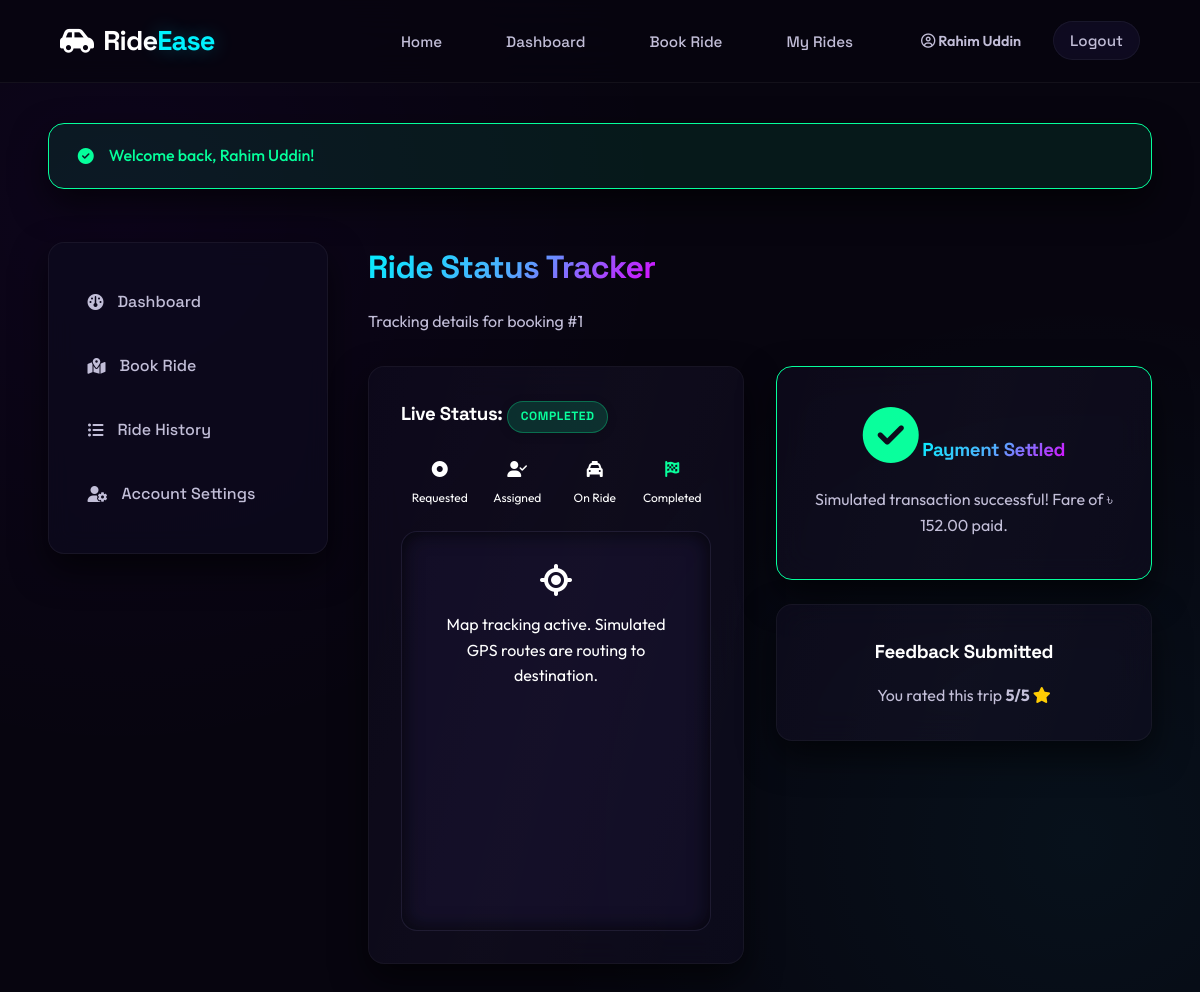
The app's page /passenger/track_ride.php?ride_id=1 (signed in) with its own data.
### tables this page shows
CREATE TABLE IF NOT EXISTS rides (
    id INT AUTO_INCREMENT PRIMARY KEY,
    passenger_id INT NOT NULL,
    driver_id INT DEFAULT NULL,
    pickup_location VARCHAR(255) NOT NULL,
    destination VARCHAR(255) NOT NULL,
    distance_km DECIMAL(8,2) NOT NULL DEFAULT 0,
    base_fare DECIMAL(8,2) NOT NULL DEFAULT 50.00,
    peak_multiplier DECIMAL(3,2) NOT NULL DEFAULT 1.00,
    discount_amount DECIMAL(8,2) NOT NULL DEFAULT 0.00,
    final_fare DECIMAL(8,2) NOT NULL DEFAULT 0.00,
    status ENUM('pending','assigned','on_ride','completed','cancelled') NOT NULL DEFAULT 'pending',
    payment_method ENUM('cash','bkash','card') DEFAULT NULL,
    coupon_id INT DEFAULT NULL,
    created_at DATETIME NOT NULL DEFAULT CURRENT_TIMESTAMP,
    assigned_at DATETIME DEFAULT NULL,
    started_at DATETIME DEFAULT NULL,
    completed_at DATETIME DEFAULT NULL,
    FOREIGN KEY (passenger_id) REFERENCES users(id) ON DELETE CASCADE,
    FOREIGN KEY (driver_id) REFERENCES drivers(id) ON DELETE SET NULL,
    FOREIGN KEY (coupon_id) REFERENCES coupons(id) ON DELETE SET NULL
);

CREATE TABLE IF NOT EXISTS ratings (
    id INT AUTO_INCREMENT PRIMARY KEY,
    ride_id INT NOT NULL UNIQUE,
    driver_id INT NOT NULL,
    passenger_id INT NOT NULL,
    rating TINYINT NOT NULL CHECK (rating BETWEEN 1 AND 5),
    feedback TEXT DEFAULT NULL,
    created_at DATETIME NOT NULL DEFAULT CURRENT_TIMESTAMP,
    FOREIGN KEY (ride_id) REFERENCES rides(id) ON DELETE CASCADE,
    FOREIGN KEY (driver_id) REFERENCES drivers(id) ON DELETE CASCADE,
    FOREIGN KEY (passenger_id) REFERENCES users(id) ON DELETE CASCADE
);

### config/session.php (called while the page is built, shortened)
<?php
function formatBDT(float $amount): string {
    return '৳ ' . number_format($amount, 2);
}

### passenger/track_ride.php (the view, shortened to what this page needs)
<?php
require_once __DIR__ . '/../config/session.php';
$db = getDB();
$userId = currentUserId();
$rideId = isset($_GET['ride_id']) ? intval($_GET['ride_id']) : 0;
try {
    $stmt = $db->prepare("
        SELECT r.*, u.name as driver_name, u.phone as driver_phone, v.make, v.model, v.plate_no, ra.rating as exist_rating
        FROM rides r
        LEFT JOIN drivers d ON r.driver_id = d.id
        LEFT JOIN users u ON d.user_id = u.id
        LEFT JOIN vehicles v ON v.driver_id = d.id
        LEFT JOIN ratings ra ON ra.ride_id = r.id
        WHERE r.id = ? AND r.passenger_id = ?
    ");
    $stmt->execute([$rideId, $userId]);
    $ride = $stmt->fetch();
} catch (PDOException $e) {
    setFlash('danger', "Database error loading ride tracker.");
    redirect('/passenger/dashboard.php');
}
require_once __DIR__ . '/../includes/header.php';
?>
<div class="dashboard-layout">
    <aside class="sidebar">
        <ul class="sidebar-menu">
            <li><a href="dashboard.php"><i class="fa-solid fa-gauge"></i> Dashboard</a></li>
            <li><a href="book_ride.php"><i class="fa-solid fa-map-location-dot"></i> Book Ride</a></li>
            <li><a href="ride_history.php"><i class="fa-solid fa-list-ul"></i> Ride History</a></li>
            <li><a href="profile.php"><i class="fa-solid fa-user-gear"></i> Account Settings</a></li>
        </ul>
    </aside>
    <div class="dashboard-content">
        <div style="display:flex; justify-content:space-between; align-items:center; margin-bottom: 2rem;">
            <div>
                <h1 class="gradient-text">Ride Status Tracker</h1>
                <p class="text-secondary">Tracking details for booking #<?php echo $rideId; ?></p>
            </div>
        </div>
        <div class="grid-2">
            <div>
                <div class="card" style="margin-bottom:1.5rem;">
                    <h3>Live Status: <span class="badge badge-<?php echo $ride['status']; ?>"><?php echo ucfirst($ride['status']); ?></span></h3>
                    <div style="margin: 1.5rem 0;">
                        <div style="display:flex; justify-content:space-between; position:relative;">
                            <div style="text-align:center; flex:1;">
                                <i class="fa-solid fa-circle-dot" style="color:var(--accent-cyan);"></i>
                                <div style="font-size:0.75rem; margin-top:5px; color:#fff;">Requested</div>
                            </div>
                            <div style="text-align:center; flex:1;">
                                <i class="fa-solid fa-user-check" style="color: <?php echo in_array($ride['status'], ['assigned', 'on_ride', 'completed']) ? 'var(--accent-cyan)' : 'var(--text-muted)'; ?>"></i>
                                <div style="font-size:0.75rem; margin-top:5px; color:#fff;">Assigned</div>
                            </div>
                            <div style="text-align:center; flex:1;">
                                <i class="fa-solid fa-taxi" style="color: <?php echo in_array($ride['status'], ['on_ride', 'completed']) ? 'var(--accent-cyan)' : 'var(--text-muted)'; ?>"></i>
                                <div style="font-size:0.75rem; margin-top:5px; color:#fff;">On Ride</div>
                            </div>
                            <div style="text-align:center; flex:1;">
                                <i class="fa-solid fa-flag-checkered" style="color: <?php echo $ride['status'] === 'completed' ? 'var(--success)' : 'var(--text-muted)'; ?>"></i>
                                <div style="font-size:0.75rem; margin-top:5px; color:#fff;">Completed</div>
                            </div>
                        </div>
                    </div>
                    <div id="map-tracker" class="map-container">
                        <div class="text-center" style="padding:2rem;">
                            <i class="fa-solid fa-location-crosshairs fa-spin" style="font-size:2rem; color:var(--accent-cyan); margin-bottom:1rem;"></i>
                            <p>Map tracking active. Simulated GPS routes are routing to destination.</p>
                        </div>
                    </div>
                </div>
            </div>
            <div>
                <?php if ($ride['status'] === 'pending'): ?>
                    <div class="card text-center" style="padding: 3rem 1.5rem;">
                        <i class="fa-solid fa-circle-notch fa-spin" style="font-size:3.5rem; color:var(--accent-cyan); margin-bottom:1.5rem;"></i>
                        <h3 class="gradient-text">Matching with nearest Driver...</h3>
                        <p class="text-secondary" style="margin-bottom: 2rem;">Searching approved available drivers in your locality. This will refresh automatically.</p>
                        <form action="track_ride.php?ride_id=<?php echo $rideId; ?>" method="POST" style="border-top:1px solid var(--border-color); padding-top:1.5rem;">
                            <input type="hidden" name="csrf_token" value="<?php echo csrfToken(); ?>">
                            <div class="form-group">
                                <label for="cancel_reason">Reason for cancellation</label>
                                <input type="text" name="cancel_reason" id="cancel_reason" class="form-control" placeholder="E.g., Changed my mind" required>
                            </div>
                            <button type="submit" name="action_cancel" class="btn btn-danger" style="width:100%;">Cancel Request</button>
                        </form>
                    </div>
                    <script>
                        // Auto-refresh search page every 4 seconds
                        setTimeout(() => { location.reload(); }, 4000);
                    </script>
                <?php elseif ($ride['status'] === 'completed'): ?>
                    <?php
                        $payCheck = $db->prepare("SELECT status FROM payments WHERE ride_id = ?");
                        $payCheck->execute([$rideId]);
                        $payStatus = $payCheck->fetchColumn();
                    ?>
                    <?php if ($payStatus !== 'completed'): ?>
                        <div class="card text-center" style="padding: 2.5rem 1.5rem; margin-bottom:1.5rem; border-color:var(--warning);">
                            <i class="fa-solid fa-wallet" style="font-size:3.5rem; color:var(--warning); margin-bottom:1.5rem;"></i>
                            <h3 class="gradient-text">Payment Pending</h3>
                            <p class="text-secondary" style="margin-bottom: 2rem;">Your ride is complete! Please settle the simulated fare of <?php echo formatBDT($ride['final_fare']); ?>.</p>
                            <a href="payment.php?ride_id=<?php echo $rideId; ?>" class="btn btn-success" style="width:100%;"><i class="fa-solid fa-credit-card"></i> Settle Payment</a>
                        </div>
                    <?php else: ?>
                        <div class="card text-center" style="padding: 2.5rem 1.5rem; margin-bottom:1.5rem; border-color:var(--success);">
                            <i class="fa-solid fa-circle-check" style="font-size:3.5rem; color:var(--success); margin-bottom:1.5rem;"></i>
                            <h3 class="gradient-text">Payment Settled</h3>
                            <p class="text-secondary">Simulated transaction successful! Fare of <?php echo formatBDT($ride['final_fare']); ?> paid.</p>
                        </div>
                    <?php endif; ?>
                    <?php if (!$ride['exist_rating']): ?>
                        <div class="card">
                            <h3>Rate Driver & Vehicle</h3>
                            <form action="track_ride.php?ride_id=<?php echo $rideId; ?>" method="POST" style="margin-top:1rem;">
                                <input type="hidden" name="csrf_token" value="<?php echo csrfToken(); ?>">
                                <div class="form-group">
                                    <label>Select Rating Stars</label>
                                    <div style="display:flex; gap:15px; font-size:1.5rem; justify-content:center; margin: 1rem 0;">
                                        <label style="cursor:pointer;"><input type="radio" name="rating" value="1" required style="margin-right:5px;"><i class="fa-solid fa-star" style="color:var(--warning);"></i> 1</label>
                                        <label style="cursor:pointer;"><input type="radio" name="rating" value="2" style="margin-right:5px;"><i class="fa-solid fa-star" style="color:var(--warning);"></i> 2</label>
                                        <label style="cursor:pointer;"><input type="radio" name="rating" value="3" style="margin-right:5px;"><i class="fa-solid fa-star" style="color:var(--warning);"></i> 3</label>
                                        <label style="cursor:pointer;"><input type="radio" name="rating" value="4" style="margin-right:5px;"><i class="fa-solid fa-star" style="color:var(--warning);"></i> 4</label>
                                        <label style="cursor:pointer;"><input type="radio" name="rating" value="5" style="margin-right:5px;"><i class="fa-solid fa-star" style="color:var(--warning);"></i> 5</label>
                                    </div>
                                </div>
                                <div class="form-group">
                                    <label for="feedback">Written Feedback (Optional)</label>
                                    <textarea name="feedback" id="feedback" rows="3" class="form-control" placeholder="E.g., Friendly behavior, clean car..."></textarea>
                                </div>
                                <button type="submit" name="submit_review" class="btn btn-primary" style="width:100%;">Submit Review</button>
                            </form>
                        </div>
                    <?php else: ?>
                        <div class="card text-center">
                            <h3>Feedback Submitted</h3>
                            <p class="text-secondary" style="margin-top:0.5rem;">You rated this trip <strong><?php echo $ride['exist_rating']; ?>/5 <i class="fa-solid fa-star" style="color:var(--warning);"></i></strong></p>
                        </div>
                    <?php endif; ?>
                <?php endif; ?>
            </div>
        </div>
    </div>
</div>

### assets/css/style.css (style rules this page uses)
:root { --bg-primary: #07050f; --bg-secondary: #0e0a1f; --bg-tertiary: #150f2e; --accent-cyan-start: #00f2fe; --accent-cyan-end: #4facfe; --accent-purple-start: #7f00ff; --accent-purple-end: #e100ff; --text-primary: #ffffff; --text-secondary: #c2bed8; --text-muted: #635d82; --success: #05ff9b; --warning: #ffcc00; --danger: #ff2a5f; --border-glass: rgba(255, 255, 255, 0.05); --border-highlight: rgba(0, 242, 254, 0.25); --font-heading: 'Space Grotesk', sans-serif; --font-body: 'Outfit', sans-serif; --shadow-cyan: 0 0 20px rgba(0, 242, 254, 0.3); --shadow-purple: 0 0 20px rgba(225, 0, 255, 0.25); --shadow-danger: 0 0 25px rgba(255, 42, 95, 0.4); --shadow-card: 0 15px 35px rgba(0, 0, 0, 0.6); --transition-premium: all 0.4s cubic-bezier(0.16, 1, 0.3, 1); --radius-premium: 16px; }
* { margin: 0; padding: 0; box-sizing: border-box; scroll-behavior: smooth; }
body { background-color: var(--bg-primary); color: var(--text-primary); font-family: var(--font-body); line-height: 1.6; overflow-x: hidden; }
h1, h2, h3, h4, h5, h6 { font-family: var(--font-heading); font-weight: 700; letter-spacing: -0.02em; margin-bottom: 1rem; }
.gradient-text { background: linear-gradient(135deg, var(--accent-cyan-start), var(--accent-cyan-end) 50%, var(--accent-purple-end)); -webkit-background-clip: text; -webkit-text-fill-color: transparent; background-clip: text; display: inline-block; }
.text-secondary { color: var(--text-secondary); }
.text-center { text-align: center; }
.card { background: rgba(14, 10, 31, 0.6); backdrop-filter: blur(16px); -webkit-backdrop-filter: blur(16px); border: 1px solid var(--border-glass); border-radius: var(--radius-premium); padding: 2rem; box-shadow: var(--shadow-card); transition: var(--transition-premium); position: relative; overflow: hidden; }
.card::after { content: ''; position: absolute; top: 0; left: -50%; width: 200%; height: 100%; background: linear-gradient(90deg, transparent, rgba(255, 255, 255, 0.02), transparent); transform: skewX(-15deg); transition: 0.75s; pointer-events: none; }
.dashboard-layout { display: grid; grid-template-columns: 280px 1fr; gap: 2.5rem; padding: 1.5rem 0; }
.sidebar { background: rgba(14, 10, 31, 0.7); backdrop-filter: blur(12px); -webkit-backdrop-filter: blur(12px); border: 1px solid var(--border-glass); border-radius: var(--radius-premium); padding: 2rem 1.2rem; height: fit-content; box-shadow: var(--shadow-card); }
.sidebar-menu { display: flex; flex-direction: column; gap: 0.6rem; list-style: none; }
.sidebar-menu a { display: flex; align-items: center; gap: 14px; padding: 0.9rem 1.2rem; color: var(--text-secondary); text-decoration: none; border-radius: 12px; font-family: var(--font-heading); font-weight: 500; transition: var(--transition-premium); }
.badge { display: inline-block; padding: 0.35rem 0.8rem; border-radius: 30px; font-size: 0.75rem; font-weight: 700; letter-spacing: 0.05em; text-transform: uppercase; box-shadow: 0 2px 10px rgba(0, 0, 0, 0.2); }
.badge-completed { background: rgba(5, 255, 155, 0.15); color: var(--success); border: 1px solid rgba(5, 255, 155, 0.3); }
.map-container { height: 400px; background: rgba(21, 15, 46, 0.6); border: 1px solid var(--border-glass); border-radius: var(--radius-premium); box-shadow: inset 0 0 20px rgba(0, 0, 0, 0.8); z-index: 1; }
.grid-2 { display: grid; grid-template-columns: repeat(2, 1fr); gap: 2rem; }

### records on screen
rides: status "COMPLETED", final_fare "৳ 152.00", ratings.rating "5"

### other values on screen
currentUserName() "Rahim Uddin"
$flash['message'] "Welcome back, Rahim Uddin!"
$rideId "1"
